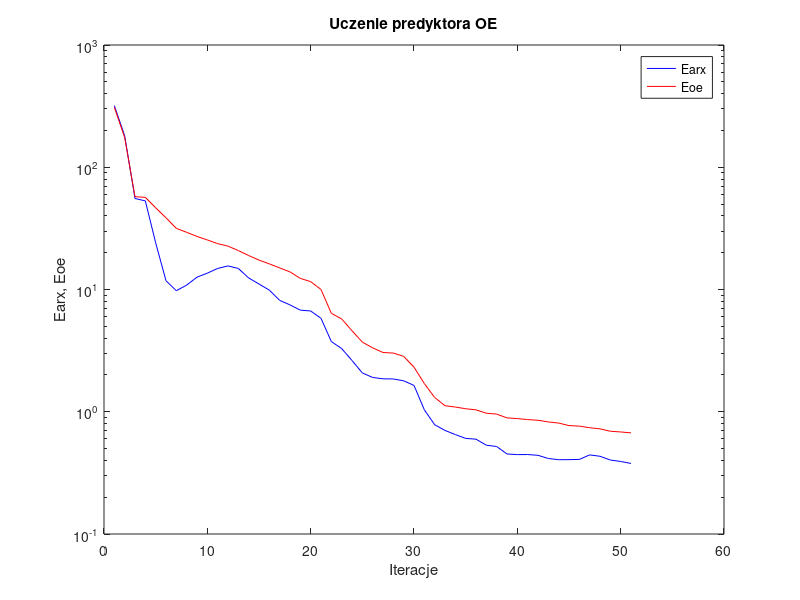
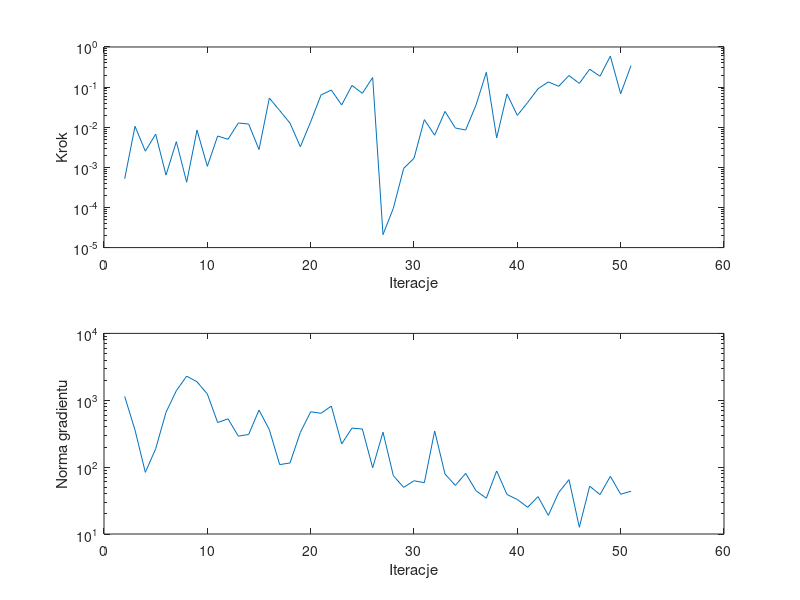

Write MATLAB code to recreate these figures, in order.
%uczenie predyktora oe
clear all;
n=0; farx(n+1)=3.193668e+002; foe(n+1)=3.092501e+002; wspucz(n+1)=0.000000e+000; ng(n+1)=0.000000e+000;
%odnowa zmiennej metryki
n=1; farx(n+1)=1.809826e+002; foe(n+1)=1.749443e+002; krok(n+1)=5.188110e-004; ng(n+1)=1.141579e+003;
n=2; farx(n+1)=5.553090e+001; foe(n+1)=5.746885e+001; krok(n+1)=1.053841e-002; ng(n+1)=3.585844e+002;
n=3; farx(n+1)=5.307355e+001; foe(n+1)=5.671911e+001; krok(n+1)=2.530456e-003; ng(n+1)=8.359003e+001;
n=4; farx(n+1)=2.408885e+001; foe(n+1)=4.659192e+001; krok(n+1)=6.728198e-003; ng(n+1)=1.880993e+002;
n=5; farx(n+1)=1.179128e+001; foe(n+1)=3.859807e+001; krok(n+1)=6.421814e-004; ng(n+1)=6.597159e+002;
n=6; farx(n+1)=9.773375e+000; foe(n+1)=3.162395e+001; krok(n+1)=4.375565e-003; ng(n+1)=1.390058e+003;
n=7; farx(n+1)=1.086211e+001; foe(n+1)=2.935837e+001; krok(n+1)=4.261111e-004; ng(n+1)=2.292586e+003;
n=8; farx(n+1)=1.261470e+001; foe(n+1)=2.717631e+001; krok(n+1)=8.473306e-003; ng(n+1)=1.889924e+003;
n=9; farx(n+1)=1.360734e+001; foe(n+1)=2.543501e+001; krok(n+1)=1.060828e-003; ng(n+1)=1.240731e+003;
n=10; farx(n+1)=1.486462e+001; foe(n+1)=2.372910e+001; krok(n+1)=6.035177e-003; ng(n+1)=4.636714e+002;
n=11; farx(n+1)=1.559755e+001; foe(n+1)=2.263337e+001; krok(n+1)=5.003630e-003; ng(n+1)=5.281633e+002;
n=12; farx(n+1)=1.486592e+001; foe(n+1)=2.082369e+001; krok(n+1)=1.278106e-002; ng(n+1)=2.907072e+002;
n=13; farx(n+1)=1.243169e+001; foe(n+1)=1.897058e+001; krok(n+1)=1.199953e-002; ng(n+1)=3.079446e+002;
n=14; farx(n+1)=1.109375e+001; foe(n+1)=1.738448e+001; krok(n+1)=2.778799e-003; ng(n+1)=7.135306e+002;
n=15; farx(n+1)=9.881824e+000; foe(n+1)=1.620768e+001; krok(n+1)=5.335388e-002; ng(n+1)=3.629599e+002;
n=16; farx(n+1)=8.151771e+000; foe(n+1)=1.501560e+001; krok(n+1)=2.606552e-002; ng(n+1)=1.091623e+002;
n=17; farx(n+1)=7.482714e+000; foe(n+1)=1.393229e+001; krok(n+1)=1.262969e-002; ng(n+1)=1.154131e+002;
n=18; farx(n+1)=6.777742e+000; foe(n+1)=1.232580e+001; krok(n+1)=3.264384e-003; ng(n+1)=3.300368e+002;
n=19; farx(n+1)=6.672161e+000; foe(n+1)=1.160297e+001; krok(n+1)=1.360047e-002; ng(n+1)=6.721042e+002;
n=20; farx(n+1)=5.812944e+000; foe(n+1)=1.000312e+001; krok(n+1)=6.357754e-002; ng(n+1)=6.386279e+002;
n=21; farx(n+1)=3.752598e+000; foe(n+1)=6.383547e+000; krok(n+1)=8.430727e-002; ng(n+1)=8.184624e+002;
n=22; farx(n+1)=3.286831e+000; foe(n+1)=5.744801e+000; krok(n+1)=3.586741e-002; ng(n+1)=2.228047e+002;
n=23; farx(n+1)=2.626563e+000; foe(n+1)=4.599008e+000; krok(n+1)=1.101559e-001; ng(n+1)=3.834343e+002;
n=24; farx(n+1)=2.077425e+000; foe(n+1)=3.711373e+000; krok(n+1)=7.000904e-002; ng(n+1)=3.718951e+002;
n=25; farx(n+1)=1.907548e+000; foe(n+1)=3.332714e+000; krok(n+1)=1.738735e-001; ng(n+1)=9.783684e+001;
%odnowa zmiennej metryki
n=26; farx(n+1)=1.859623e+000; foe(n+1)=3.052674e+000; krok(n+1)=2.103720e-005; ng(n+1)=3.331724e+002;
n=27; farx(n+1)=1.854237e+000; foe(n+1)=3.021350e+000; krok(n+1)=9.560623e-005; ng(n+1)=7.455091e+001;
n=28; farx(n+1)=1.791056e+000; foe(n+1)=2.837892e+000; krok(n+1)=9.413494e-004; ng(n+1)=4.983813e+001;
n=29; farx(n+1)=1.642289e+000; foe(n+1)=2.316501e+000; krok(n+1)=1.683682e-003; ng(n+1)=6.259603e+001;
n=30; farx(n+1)=1.038110e+000; foe(n+1)=1.700414e+000; krok(n+1)=1.547432e-002; ng(n+1)=5.847018e+001;
n=31; farx(n+1)=7.827311e-001; foe(n+1)=1.308524e+000; krok(n+1)=6.319511e-003; ng(n+1)=3.474680e+002;
n=32; farx(n+1)=7.034114e-001; foe(n+1)=1.120587e+000; krok(n+1)=2.476948e-002; ng(n+1)=7.893972e+001;
n=33; farx(n+1)=6.504544e-001; foe(n+1)=1.092826e+000; krok(n+1)=9.555317e-003; ng(n+1)=5.334690e+001;
n=34; farx(n+1)=6.054328e-001; foe(n+1)=1.058256e+000; krok(n+1)=8.534063e-003; ng(n+1)=8.066537e+001;
n=35; farx(n+1)=5.966607e-001; foe(n+1)=1.036539e+000; krok(n+1)=3.571281e-002; ng(n+1)=4.437621e+001;
n=36; farx(n+1)=5.325825e-001; foe(n+1)=9.728484e-001; krok(n+1)=2.343012e-001; ng(n+1)=3.424600e+001;
n=37; farx(n+1)=5.197521e-001; foe(n+1)=9.565133e-001; krok(n+1)=5.414124e-003; ng(n+1)=8.773497e+001;
n=38; farx(n+1)=4.514365e-001; foe(n+1)=8.909453e-001; krok(n+1)=6.739301e-002; ng(n+1)=3.894684e+001;
n=39; farx(n+1)=4.461301e-001; foe(n+1)=8.790005e-001; krok(n+1)=1.970594e-002; ng(n+1)=3.284245e+001;
n=40; farx(n+1)=4.466602e-001; foe(n+1)=8.627854e-001; krok(n+1)=4.138006e-002; ng(n+1)=2.508001e+001;
n=41; farx(n+1)=4.400374e-001; foe(n+1)=8.517589e-001; krok(n+1)=9.089589e-002; ng(n+1)=3.621661e+001;
n=42; farx(n+1)=4.146995e-001; foe(n+1)=8.256143e-001; krok(n+1)=1.348264e-001; ng(n+1)=1.896736e+001;
n=43; farx(n+1)=4.053147e-001; foe(n+1)=8.080123e-001; krok(n+1)=1.046893e-001; ng(n+1)=4.164509e+001;
n=44; farx(n+1)=4.058444e-001; foe(n+1)=7.705243e-001; krok(n+1)=1.942977e-001; ng(n+1)=6.507157e+001;
n=45; farx(n+1)=4.074836e-001; foe(n+1)=7.630487e-001; krok(n+1)=1.238254e-001; ng(n+1)=1.261139e+001;
n=46; farx(n+1)=4.437756e-001; foe(n+1)=7.403845e-001; krok(n+1)=2.798246e-001; ng(n+1)=5.193773e+001;
n=47; farx(n+1)=4.322914e-001; foe(n+1)=7.245776e-001; krok(n+1)=1.865388e-001; ng(n+1)=3.887773e+001;
n=48; farx(n+1)=4.026957e-001; foe(n+1)=6.926831e-001; krok(n+1)=5.921069e-001; ng(n+1)=7.284753e+001;
n=49; farx(n+1)=3.921726e-001; foe(n+1)=6.836703e-001; krok(n+1)=6.826594e-002; ng(n+1)=3.931409e+001;
n=50; farx(n+1)=3.777047e-001; foe(n+1)=6.717392e-001; krok(n+1)=3.428611e-001; ng(n+1)=4.368011e+001;

figure; semilogy(farx,'b'); hold on; semilogy(foe,'r'); xlabel('Iteracje'); ylabel('Earx, Eoe'); legend('Earx','Eoe'); title('Uczenie predyktora OE');
figure; subplot(2,1,1); semilogy(krok); xlabel('Iteracje'); ylabel('Krok');
subplot(2,1,2); semilogy(ng); xlabel('Iteracje'); ylabel('Norma gradientu');
Earx=farx(n+1)
Eoe=foe(n+1)
